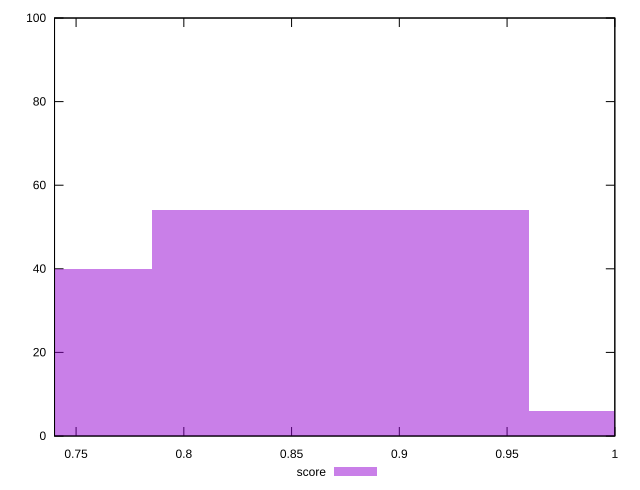

Generate this figure with gnuplot:
reset

$score <<EOF
1.0472799523205145 6
0.6981866348803429 40
0.8727332936004286 54
EOF

set key outside below
set boxwidth 0.17454665872008573
set xrange [0.74:1]
set yrange [0:100]
set trange [0:100]
set style fill transparent solid 0.5 noborder
set terminal svg size 640, 490 enhanced background rgb 'white'
set output "report_00020_2021-02-19T21:17:38.612Z2/uses-optimized-images/samples/pages/score/histogram.svg"

plot $score title "score" with boxes

reset
